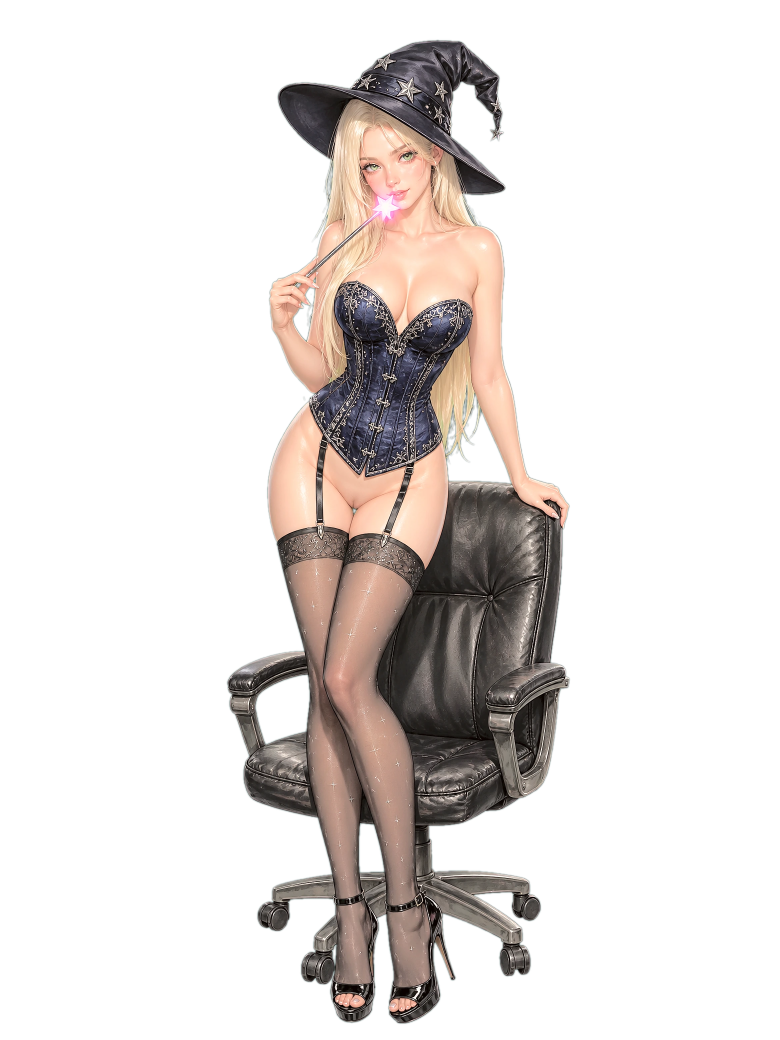
#> input picture tools/refs/canon2_ref_stand.webp, 2340 x 3120 px (shown at 1/3 size)
$ python -i prep_hd.py   (imports and definitions only)
#> lines starting #> are read from the running program, lines starting #| are printed output that depends on the picture; after the words box and inside, x2 and y2 are one past the last pixel; in counts of white or black regions, pixels touching at a corner belong together
### tools/prep_real.py
# -*- coding: utf-8 -*-
"""Пайплайн реалистичной версии (канон 2).

Отличие от дня 1: свой холст (2340x3120, 3:4), своя папка assets/real, и кадры
эмоций выравниваются по базе (генерация перерисовывает тело со сдвигом 5-8 px,
без выравнивания на монтаже дёргается всё тело).

Ключ, despill, заполнение краёв и ACNet — те же функции, что в prep_arts.py.

Usage:  python3 tools/prep_real.py [--factor 2]
"""
import json
import os
import sys

import numpy as np
from PIL import Image

sys.path.insert(0, os.path.dirname(os.path.abspath(__file__)))
import prep_arts as PA  # noqa: E402

ROOT = os.path.dirname(os.path.dirname(os.path.abspath(__file__)))
RAW = os.path.join(ROOT, 'images', 'raw_real')
OUT = os.path.join(ROOT, 'assets', 'real')

CANVAS = (2340, 3120)     # 3:4 мастер (2x от _sm)
SM = (1170, 1560)
TOP_PAD = 0.02
PA.CANVAS_BACKUP = PA.CANVAS

POSES = ('sg1', 'sg2', 'sg3', 'sg4')
MOODS = ('blink', 'shy')


# [16 lines left out: functions grad, best_shift, not called in this run]


def plate_colour(im, inset=8, size=36):
    px = [np.array(im.crop((inset, inset, inset + size, inset + size))).reshape(-1, 3)]
    w, h = im.size
    px.append(np.array(im.crop((w - inset - size, h - inset - size, w - inset, h - inset))).reshape(-1, 3))
    return tuple(int(v) for v in np.median(np.concatenate(px, 0), 0))


# [51 lines left out: functions to_alpha_art, save, main, not called in this run]


# [2 lines that do not run on import are left out]

### tools/prep_arts.py
# -*- coding: utf-8 -*-
"""
Prep кадров Day-1 (версия «она в кресле»): chroma key от границ -> мягкая альфа ->
despill -> заполнение краёв -> ACNet x2 -> холст 3:4 2340x3120 -> WebP q95.

Правила ключа (после инцидента с «вырезанными глазами»):
  * фон удаляется только если он связан с рамкой (flood fill от многих seeds)
    либо почти точно совпал с эталоном плашки (медиана угловых патчей);
  * изумрудные глаза сидят ~170 colour-distance от плашки — тесты до них не достают;
  * кромка 1.5 px, despill только в полосе у края;
  * цвет фигуры протягивается в прозрачную зону, чтобы апскейлер не тянул зелень.

Usage:  python tools/prep_arts.py [sg1 sg2 sg3 sg4]
"""
import os
import sys
import numpy as np
from PIL import Image, ImageDraw, ImageFilter

ROOT = os.path.dirname(os.path.dirname(os.path.abspath(__file__)))
SRC_DIR = os.path.join(ROOT, 'images', 'raw_day1')
OUT_DIR = os.path.join(ROOT, 'assets')

CANVAS = (3840, 5120)      # 3:4 мастер 5K (19.7 МП)
TOP_PAD = 0.02
FEATHER = 1.5
FLOOD_THRESH = 110
TIGHT = 85
MAGENTA = (255, 0, 255)

JOBS = {
    'sg1': '_edit_sg1.png',
    'sg2': '_edit_sg2.png',
    'sg3': '_edit_sg3.png',
    'sg4': '_edit_sg4.png',
}


def bg_reference(im, inset=8, size=36):
    w, h = im.size
    patches = []
    for cx, cy in ((inset, inset), (w - inset - size, inset),
                   (inset, h - inset - size), (w - inset - size, h - inset - size)):
        patches.append(np.array(im.crop((cx, cy, cx + size, cy + size))).reshape(-1, 3))
    return np.median(np.concatenate(patches, 0), 0)


def key_chroma(im, thresh=FLOOD_THRESH, tight=TIGHT):
    rgb = im.convert('RGB')
    w, h = rgb.size
    src = np.array(rgb).astype(np.float32)
    ref = bg_reference(rgb)
    dist = np.abs(src - ref).sum(2)
    colour_bg = dist < tight

    work = rgb.copy()
    seeds = [(0, 0), (w - 1, 0), (0, h - 1), (w - 1, h - 1)]
    seeds += [(x, 0) for x in range(0, w, 24)] + [(x, h - 1) for x in range(0, w, 24)]
    seeds += [(0, y) for y in range(0, h, 24)] + [(w - 1, y) for y in range(0, h, 24)]
    for s in seeds:
        try:
            ImageDraw.floodfill(work, s, MAGENTA, thresh=thresh)
        except Exception:
            pass
    fa = np.array(work)
    border_bg = (fa[..., 0] > 245) & (fa[..., 1] < 12) & (fa[..., 2] > 245)

    # страховка от «дыр»: фоном может быть только пиксель, где зелёный доминирует.
    # без этого тёмное кресло и чёрные шорты попадали в допуск суммы и выедались.
    green_dom = (src[..., 1] > src[..., 0] + 28) & (src[..., 1] > src[..., 2] + 28)
    bg = (colour_bg | border_bg) & green_dom
    alpha = np.where(bg, 0.0, 255.0)
    a_img = Image.fromarray(alpha.astype(np.uint8), 'L')
    soft = np.array(a_img.filter(ImageFilter.GaussianBlur(FEATHER))).astype(np.float32)
    soft = np.clip((soft - 12) / (255 - 24) * 255, 0, 255)

    edge_band = np.array(
        Image.fromarray((soft < 250).astype(np.uint8) * 255, 'L').filter(ImageFilter.MaxFilter(11))
    ) > 127
    g, mx = src[..., 1], np.maximum(src[..., 0], src[..., 2])
    src[..., 1] = np.where(edge_band & (g > mx * 1.02), mx * 1.02, g)
    rim = soft < 232
    src[..., 1] = np.where(rim & (g > mx), mx, src[..., 1])

    return Image.fromarray(np.dstack([np.clip(src, 0, 255), soft]).astype(np.uint8), 'RGBA'), ref


# [55 lines left out: functions fill_edges, acnet_upscale, normalise, run, not called in this run]


# [4 lines that do not run on import are left out]

### tools/prep_hd.py
# -*- coding: utf-8 -*-
"""HD-сборка арта: ключ -> разворот свечения -> ACNet x4 (~5K) -> холст -> шарп.

Зачем: ACNet x2, за которым шёл апскейл холста вверх, размывал мелкие детали —
шнуровку корсета, вышивку, ресницы. Схема x2 -> x4: апскейлим с запасом и
уменьшаем в мастер, поэтому деталь остаётся резкой, а не растянутой.

Используется tools/prep_real_d4.py и tools/upscale_real_hd.py (дни 2-4).
"""
import os
import sys

import numpy as np
from PIL import Image, ImageFilter

sys.path.insert(0, os.path.dirname(os.path.abspath(__file__)))
import prep_real as PR  # noqa: E402
import prep_arts as PA  # noqa: E402

FACTOR = 4.0               # ACNet x4 (~5K) -> даунсэмпл в мастер: держит детали
SHARP = dict(radius=1.6, percent=62, threshold=2)


def deglow(im):
    '''
    Свечение звезды — полупрозрачная лаванда поверх зелёного фона. Ключ такие
    пиксели не берёт (зелени в них много), и вокруг звезды оставался зелёный
    ореол. Разворачиваем смесь: знаем цвет фона BG, оцениваем долю фона по
    избытку зелени и восстанавливаем исходный цвет источника.

    d  = g - max(r,b)      — избыток зелени в пикселе
    a  = 1 - d / d(BG)     — доля источника (1 — чистое свечение, 0 — чистый фон)
    F  = (C - (1-a)*BG)/a  — цвет источника без подмешанного фона
    '''
    BG = np.array(PR.plate_colour(im), dtype=np.float32)
    d_bg = max(1.0, float(BG[1] - max(BG[0], BG[2])))

    keyed, _ref = PA.key_chroma(im)
    arr = np.array(keyed).astype(np.float32)
    rgb, al = arr[..., :3].copy(), arr[..., 3].copy()

    d = rgb[..., 1] - np.maximum(rgb[..., 0], rgb[..., 2])
    a = np.clip(1.0 - d / d_bg, 0.0, 1.0)
    # мягкий старт: слабую зелень (кожа, тени) не трогаем, только явную примесь
    weak = np.clip((d - 10.0) / 25.0, 0.0, 1.0)
    a = 1.0 - (1.0 - a) * weak

    hit = (weak > 0) & (al > 0)
    with np.errstate(divide='ignore', invalid='ignore'):
        F = (rgb - (1.0 - a[..., None]) * BG) / np.maximum(a[..., None], 1e-3)
    F = np.where(hit[..., None], np.clip(F, 0, 255), rgb)
    al = np.where(hit, al * a, al)

    # у нарисованного свечения есть жёсткая кайма (художник вёл полупрозрачной
    # кистью) — на зелёном она читалась как блик, после разворота даёт зубчатый
    # серый контур. Гасим внешнюю половину ореола, оставляя мягкое ядро.
    fade = np.clip((0.70 * d_bg - d) / (0.45 * d_bg), 0.0, 1.0)
    al = np.where(hit, al * fade, al)

    # на внешней границе свечения альфа падает рывком — получается зубчатый
    # «гребешок» вокруг звезды. Сглаживаем альфу только внутри зоны свечения.
    if hit.any():
        w = Image.fromarray((hit * 255).astype(np.uint8))
        w = w.filter(ImageFilter.MaxFilter(9)).filter(ImageFilter.GaussianBlur(2.5))
        am = np.asarray(w, dtype=np.float32) / 255.0
        al_s = np.asarray(Image.fromarray(al.astype(np.uint8))
                          .filter(ImageFilter.GaussianBlur(2.5)), dtype=np.float32)
        al = al * (1.0 - am) + al_s * am
    # совсем прозрачные места не оставляем с мусорным цветом — ACNet тянет его в край
    al = np.where(al < 6, 0, al)

    out = np.dstack([F, al]).clip(0, 255).astype(np.uint8)
    return Image.fromarray(out, 'RGBA')


def art_from(im, factor):
    '''deglow -> ключ/края/ACNet -> 3:4 холст (копия PR.to_alpha_art с шагом deglow).'''
    keyed = deglow(im)
    arr = np.array(keyed)
    rgb, alpha = arr[..., :3], arr[..., 3]
    filled = PA.fill_edges(rgb, alpha)
    big = PA.acnet_upscale(Image.fromarray(filled, 'RGB'), factor)
    a_up = Image.fromarray(alpha, 'L').resize(big.size, Image.LANCZOS)
    art = big.convert('RGBA')
    art.putalpha(a_up)
    PA.CANVAS, PA.TOP_PAD = PR.CANVAS, PR.TOP_PAD
    return PA.normalise(art)


def sharpen(art):
    '''
    USM только по RGB, альфа остаётся от ключа. Края силуэта не трогаем:
    там уже подложен despill, лишние ореолы вылезут на зелёном фоне.
    '''
    rgb = art.convert('RGB').filter(ImageFilter.UnsharpMask(**SHARP))
    out = rgb.convert('RGBA')
    out.putalpha(art.getchannel('A'))
    return out

>>> from PIL import Image
>>> picture = Image.open('refs/canon2_ref_stand.webp')
#> picture is the input picture: PIL image 2340x3120 RGBA; mean R, G, B, A 41.6, 31.5, 29.1, 63.5
>>> result = deglow(picture)
#> in deglow, `BG = np.array(PR.plate_colour(im), dtype=np.float32)`: BG = [0, 0, 0]
#> in deglow, `d_bg = max(1.0, float(BG[1] - max(BG[0], BG[2])))`: d_bg = 1
#> in key_chroma, `rgb = im.convert('RGB')`:
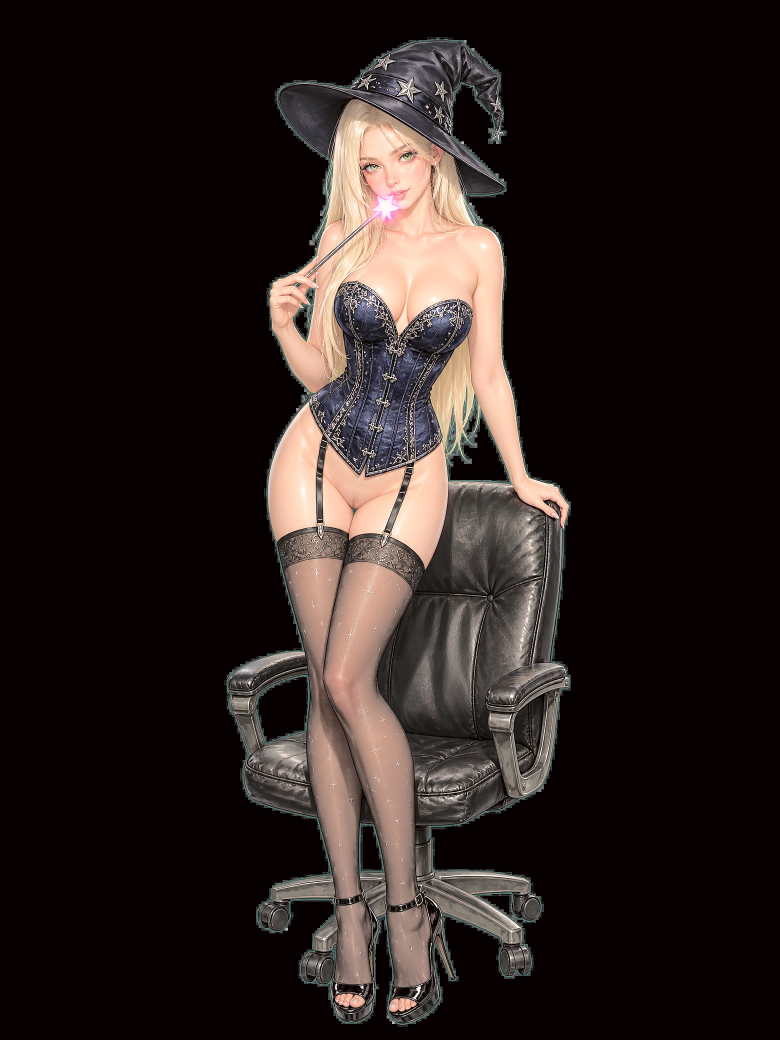
#> rgb: PIL image 2340x3120 RGB (shown at 1/3 size); mean R, G, B 41.6, 31.5, 29.1
#> after the loop in bg_reference, `for cx, cy in ((inset, inset), (w - inset - size, inset),`: patches = 4 items
#> in key_chroma, `ref = bg_reference(rgb)`: ref = [7, 0, 0]
#> in key_chroma, `colour_bg = dist < tight`:
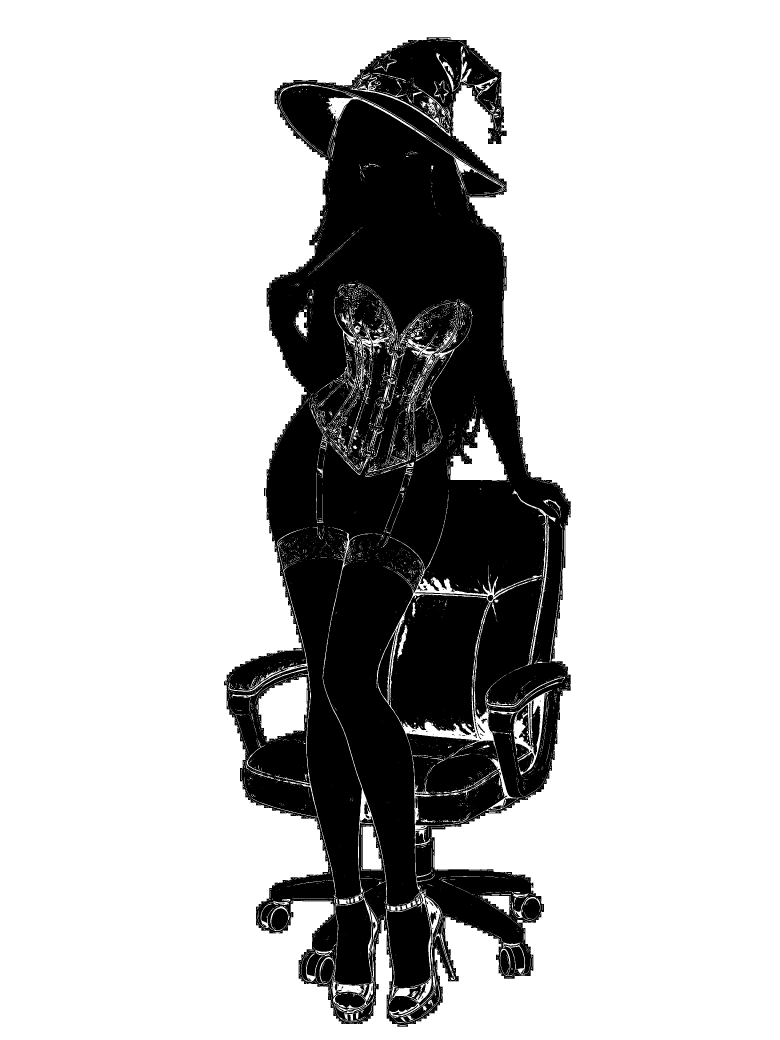
#> colour_bg: shape (3120, 2340) bool (shown at 1/3 size); 75.7% white; 428 black regions (388 under 20 px), largest, box (x1, y1, x2, y2) and area: (672, 112, 1712, 3080) 1760344, (1134, 1886, 1190, 2105) 4279, (1587, 2100, 1621, 2268) 3114
#> after the loop in key_chroma, `for s in seeds:`:
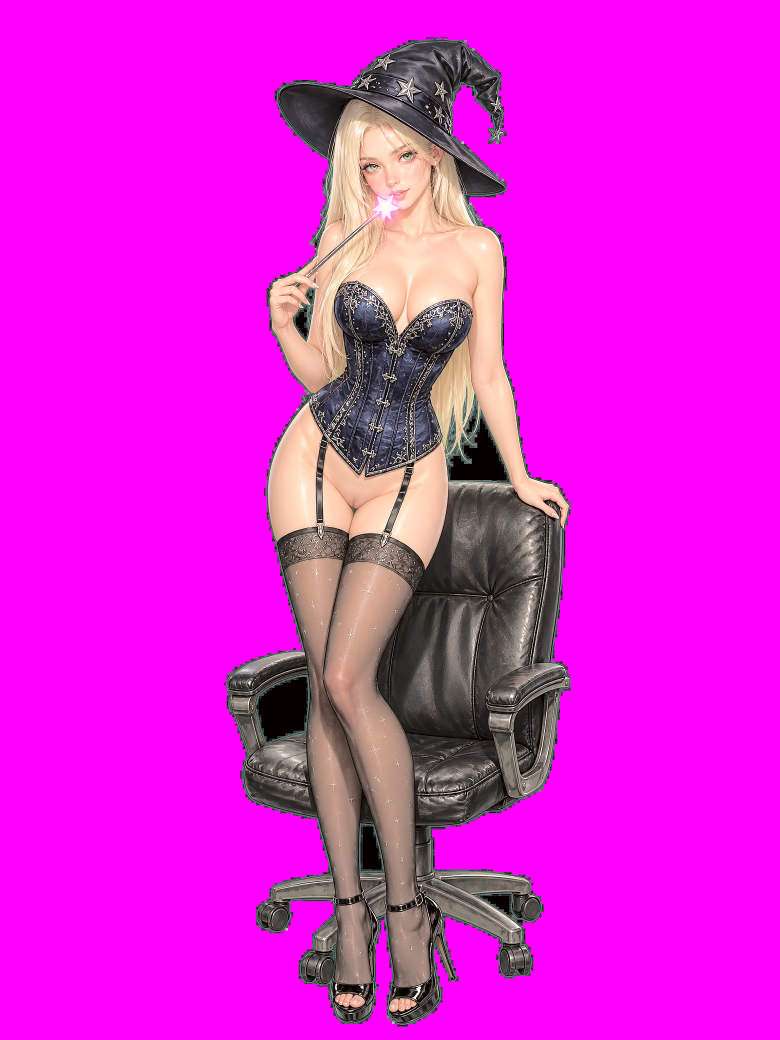
#> work: PIL image 2340x3120 RGB (shown at 1/3 size); mean R, G, B 222.4, 31.5, 215
#> in key_chroma, `border_bg = (fa[..., 0] > 245) & (fa[..., 1] < 12) & (fa[..., 2] > 245)`: border_bg: shape (3120, 2340) bool; 72.9% white; 20 black regions (17 under 20 px), largest, box (x1, y1, x2, y2) and area: (672, 112, 1712, 3080) 1976180, (792, 1464, 797, 1488) 98, (720, 2312, 724, 2336) 96
#> in key_chroma, `green_dom = (src[..., 1] > src[..., 0] + 28) & (src[..., 1] > src[...,..`: green_dom: shape (3120, 2340) bool; 0% white in thin lines or dots, all inside (x1, y1, x2, y2) = (826, 134, 1542, 3044)
#> in key_chroma, `bg = (colour_bg | border_bg) & green_dom`: bg: shape (3120, 2340) bool; every value is 0
#> in key_chroma, `alpha = np.where(bg, 0.0, 255.0)`: alpha: shape (3120, 2340) float64; every value is 255
#> in key_chroma, `a_img = Image.fromarray(alpha.astype(np.uint8), 'L')`: a_img: PIL image 2340x3120 L; every value is 255
#> in key_chroma, `soft = np.array(a_img.filter(ImageFilter.GaussianBlur(FEATHER))).astyp..`: soft: shape (3120, 2340) float32; every value is 255
#> in deglow, `d = rgb[..., 1] - np.maximum(rgb[..., 0], rgb[..., 2])`:
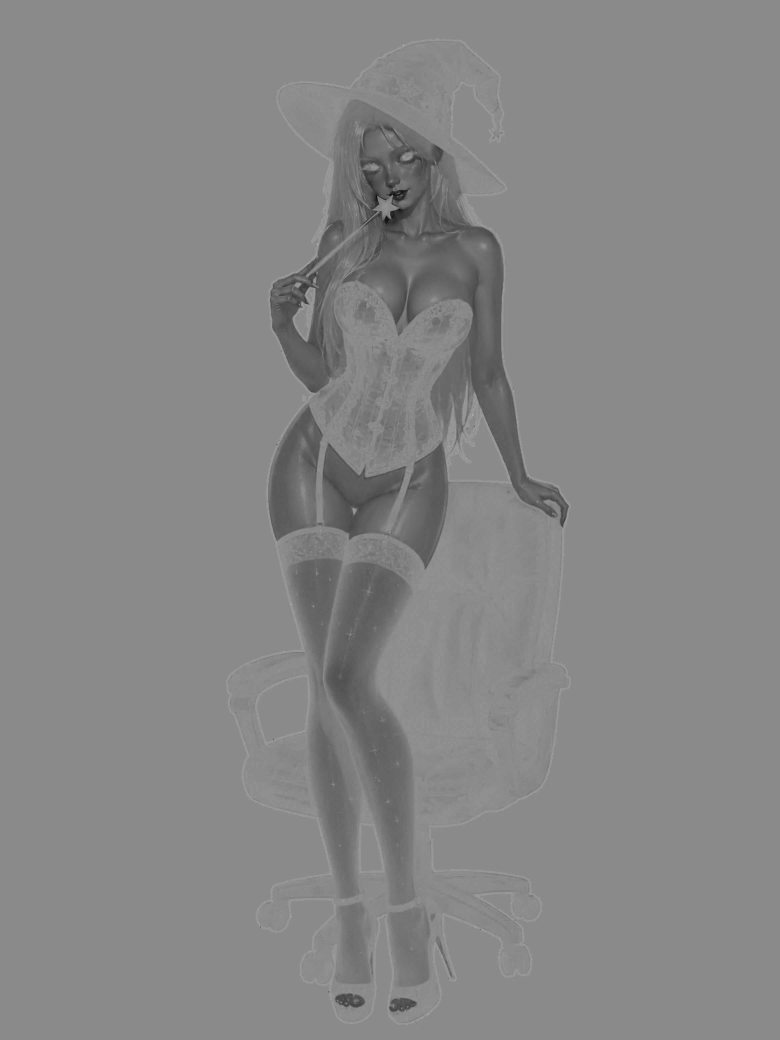
#> d: shape (3120, 2340) float32 (shown at 1/3 size); min -137, max 102, mean -10.5; drawn with min black and max white
#> in deglow, `a = np.clip(1.0 - d / d_bg, 0.0, 1.0)`: a: shape (3120, 2340) float32; values 0 (black) and 1 (white), 98.9% white; 400 black regions (364 under 20 px), largest, box (x1, y1, x2, y2) and area: (799, 139, 1203, 1451) 11697, (677, 1452, 998, 2646) 9241, (994, 2740, 1389, 3075) 8579
#> in deglow, `hit = (weak > 0) & (al > 0)`: hit: shape (3120, 2340) bool; 0.03% white in thin lines or dots, all inside (x1, y1, x2, y2) = (683, 116, 1710, 3072)
#> in deglow, `w = w.filter(ImageFilter.MaxFilter(9)).filter(ImageFilter.GaussianBlur..`:
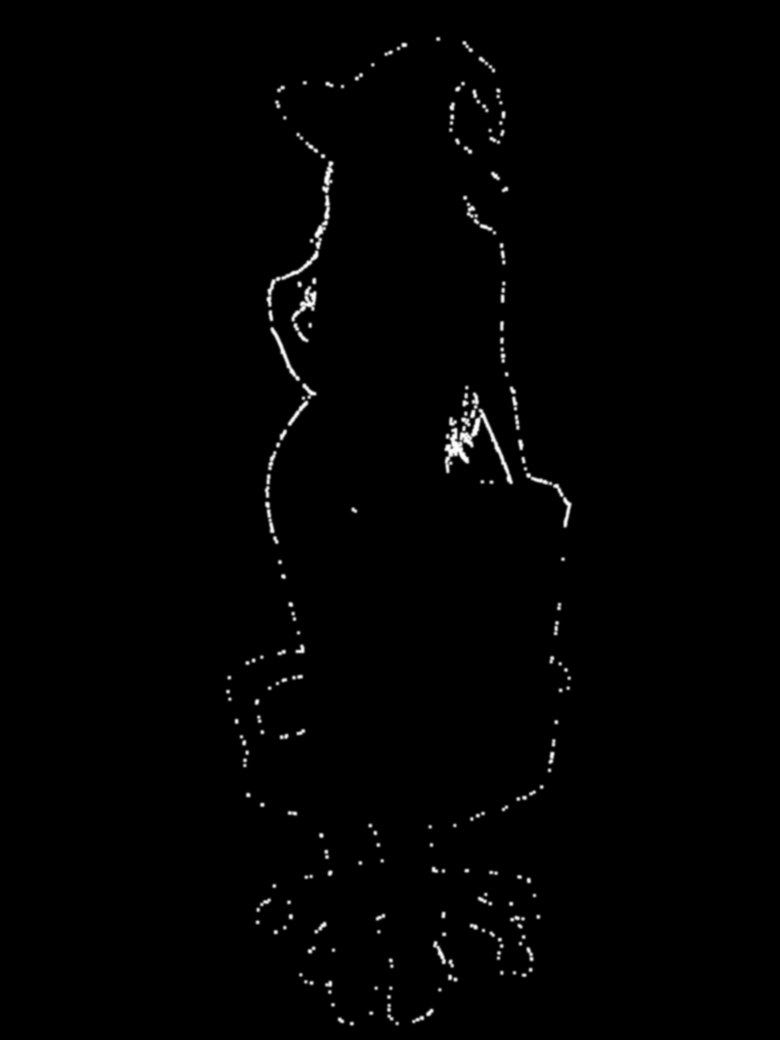
#> w: PIL image 2340x3120 L (shown at 1/3 size); min 0, max 255, mean 2.1
